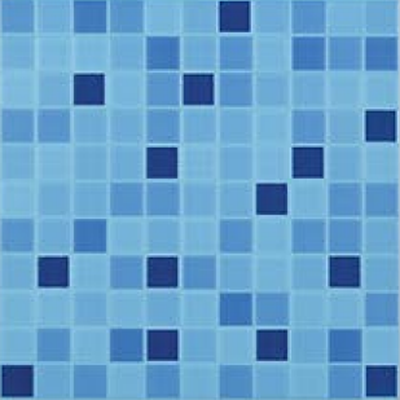
#> input picture tabish/samples/shutter_stock/basic.png, 400 x 400 px
$ python -i yaw.py   (imports and definitions only)
#> lines starting #> are read from the running program, lines starting #| are printed output that depends on the picture
import cv2
import numpy as np
from sklearn.linear_model import RANSACRegressor
import time


def detect_lines(image_path):
    """
    Detects lines in an image using Hough Transform.
    """
    img = cv2.imread(image_path)
#> img is the input picture: shape (400, 400, 3); mean B, G, R 203.8, 160.3, 102.3
    gray = cv2.cvtColor(img, cv2.COLOR_BGR2GRAY)
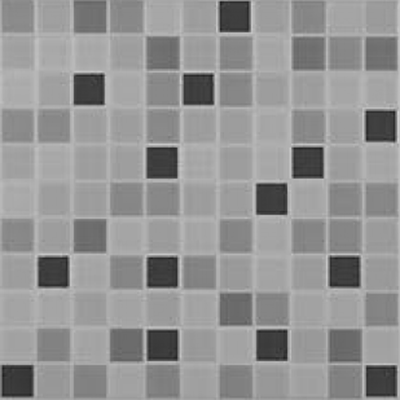
#> gray: shape (400, 400); min 27, max 216, mean 148
    edges = cv2.Canny(gray, 50, 150, apertureSize=3)
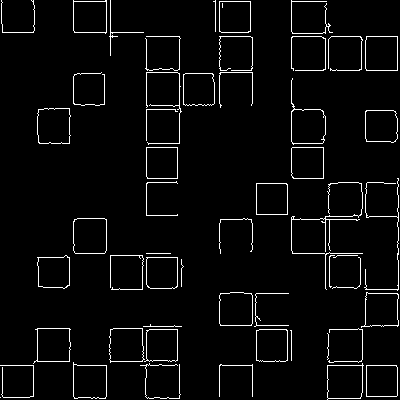
#> edges: shape (400, 400); 3.8% white in thin lines or dots
    lines = cv2.HoughLines(edges, 1, np.pi / 180, threshold=100)
#> lines = 23 rows, first 8: [146, 0], [291, 0], [365, 1.57], [36, 1.57], [219, 0], [252, 0], [325, 0], [397, 0]

    if lines is None:
        print(f"No lines detected in {image_path}")
        return None, None, img, edges

    angles = []
    points = []

    for rho, theta in lines[:, 0]:
        angle = np.rad2deg(theta)  # Convert radians to degrees
        angles.append(angle)

        # Convert (rho, theta) to (x1, y1, x2, y2) for regression
        a = np.cos(theta)
        b = np.sin(theta)
        x0 = a * rho
        y0 = b * rho
        x1 = int(x0 + 1000 * (-b))
        y1 = int(y0 + 1000 * (a))
        x2 = int(x0 - 1000 * (-b))
        y2 = int(y0 - 1000 * (a))

        points.append((x1, y1, x2, y2))
#> this loop made 23 passes
#> (rho, theta, angle, a, b, x0, y0, x1) on passes 1 to 12: (146, 0, 0, 1, 0, 146, 0, 146), (291, 0, 0, 1, 0, 291, 0, 291), (365, 1.57, 90, -4.37e-08, 1, -1.6e-05, 365, -1000), (36, 1.57, 90, -4.37e-08, 1, -1.57e-06, 36, -1000), (219, 0, 0, 1, 0, 219, 0, 219), (252, 0, 0, 1, 0, 252, 0, 252), (325, 0, 0, 1, 0, 325, 0, 325), (397, 0, 0, 1, 0, 397, 0, 397), (179, 0, 0, 1, 0, 179, 0, 179), (32, 1.57, 90, -4.37e-08, 1, -1.4e-06, 32, -1000), (361, 1.57, 90, -4.37e-08, 1, -1.58e-05, 361, -1000), (70, 1.57, 90, -4.37e-08, 1, -3.06e-06, 70, -1000)
#> (rho, theta, angle, b, x0, y0, x1, y1) on pass 17: (1, 1.57, 90, 1, -4.37e-08, 1, -1000, 0)
#> after the loop, angles = [0, 0, 90, 90, 0, 0, 0, 0, 0, 90, 90, 90, 90, 0, 0, 0, 90, 0, 89, 179, 179, 89, 91]; points = 23 items, first 6: (146, 1000, 146, -1000), (291, 1000, 291, -1000), (-1000, 364, 999, 365), (-1000, 35, 999, 36), (219, 1000, 219, -1000), (252, 1000, 252, -1000)

    return angles, points, img, edges


def fit_average_lines(points):
    """
    Fits regression lines separately for vertical and horizontal components.
    """
    if not points:
        return None, None

    x_coords = []
    y_coords = []

    for x1, y1, x2, y2 in points:
        x_coords.extend([x1, x2])
        y_coords.extend([y1, y2])

    x_coords = np.array(x_coords).reshape(-1, 1)
    y_coords = np.array(y_coords).reshape(-1, 1)

    # Fit RANSAC Regression to find the dominant orientation
    ransac = RANSACRegressor()
    ransac.fit(x_coords, y_coords)
    slope = ransac.estimator_.coef_[0][0]

    avg_angle = np.rad2deg(np.arctan(slope))

    return avg_angle


# Process two images
index = 2497
img_path1 = "imgdatapool/img" + str(index) + ".jpg"
net_angle_diff = 0
# [29 lines not run here, left out]

>>> result = detect_lines('../../tabish/samples/shutter_stock/basic.png')
